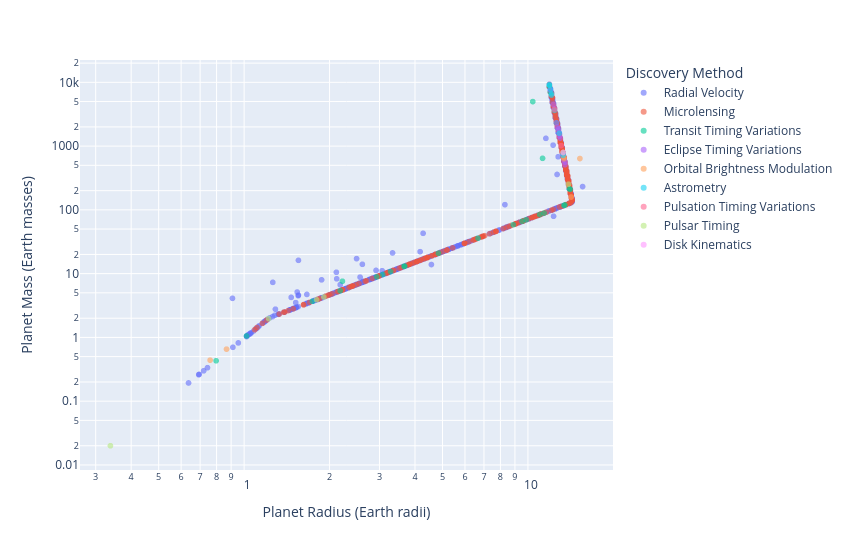

The notebook cell this image was saved under:
### Code cell
df_non_transit_imaging = df_mr[
    ~df_mr["discoverymethod"].isin( ["Transit","Imaging"])
].copy()
fig = px.scatter(
    df_non_transit_imaging.dropna(subset=["pl_rade", "pl_bmasse"]),
    x="pl_rade",
    y="pl_bmasse",
    color="discoverymethod",
    log_x=True,
    log_y=True,
    hover_name="pl_name",
    opacity=0.6,
    labels={
        "pl_rade": "Planet Radius (Earth radii)",
        "pl_bmasse": "Planet Mass (Earth masses)",
        "discoverymethod": "Discovery Method"
    },
   
)
fig.update_layout(
    width=850,
    height=550,
    legend_title="Discovery Method"
)

fig.write_image("../figures/mass_vs_radius_filtered.pdf")
fig.show()

### Figure 1 — Plotly figure (JSON) as saved in the notebook; plotly's stock layout.template omitted (floating-point values rounded to 4 significant figures; data arrays with more than 128 entries replaced by an {"elided": "..."} marker saying what was removed)
{"data": [{"hovertemplate": "<b>%{hovertext}</b><br><br>Discovery Method=Radial Velocity<br>Planet Radius (Earth radii)=%{x}<br>Planet Mass (Earth masses)=%{y}<extra></extra>", "hovertext": {"elided": "1168 str values"}, "legendgroup": "Radial Velocity", "marker": {"color": "#636efa", "opacity": 0.6, "symbol": "circle"}, "mode": "markers", "name": "Radial Velocity", "showlegend": true, "type": "scattergl", "x": {"elided": "1168 float values"}, "xaxis": "x", "y": {"elided": "1168 float values"}, "yaxis": "y"}, {"hovertemplate": "<b>%{hovertext}</b><br><br>Discovery Method=Microlensing<br>Planet Radius (Earth radii)=%{x}<br>Planet Mass (Earth masses)=%{y}<extra></extra>", "hovertext": {"elided": "294 str values"}, "legendgroup": "Microlensing", "marker": {"color": "#EF553B", "opacity": 0.6, "symbol": "circle"}, "mode": "markers", "name": "Microlensing", "showlegend": true, "type": "scattergl", "x": {"elided": "294 float values"}, "xaxis": "x", "y": {"elided": "294 float values"}, "yaxis": "y"}, {"hovertemplate": "<b>%{hovertext}</b><br><br>Discovery Method=Transit Timing Variations<br>Planet Radius (Earth radii)=%{x}<br>Planet Mass (Earth masses)=%{y}<extra></extra>", "hovertext": ["Kepler-46 c", "TOI-4504 d", "KOI-319 c", "Kepler-448 c", "KOI-884 e", "TOI-201 c", "Kepler-138 e", "TOI-1266 d", "Kepler-82 f", "Kepler-419 c", "Kepler-19 c", "Kepler-411 e", "Kepler-51 e", "TOI-2202 c", "TOI-199 c", "KOI-984 c", "TOI-1408 c", "TOI-4562 c", "TOI-2015 c", "Kepler-725 c", "KOI-134 c", "Kepler-139 f", "TOI-5624 f", "AU Mic d", "KOI-142 c", "Kepler-539 c", "TOI-1232 c", "Kepler-1513 c"], "legendgroup": "Transit Timing Variations", "marker": {"color": "#00cc96", "opacity": 0.6, "symbol": "circle"}, "mode": "markers", "name": "Transit Timing Variations", "showlegend": true, "type": "scattergl", "x": [13.5, 11.26, 11.9, 12.0, 9.54, 10.4, 0.797, 1.74, 4.84, 12.6, 3.68, 3.28, 2.18, 13.4, 11.4, 14.1, 2.22, 12.8, 2.93, 3.08, 9.86, 6.67, 3.66, 1.02, 14.0, 13.3, 8.88, 11.0], "xaxis": "x", "y": [119.5, 643.0, 8804.0, 6992.0, 66.05, 4990.0, 0.43, 3.68, 20.9, 2320.0, 13.1, 10.8, 5.4, 117.3, 88.99, 209.8, 7.6, 1834.0, 8.91, 9.7, 69.92, 36.0, 13.0, 1.053, 214.1, 762.8, 58.48, 84.54], "yaxis": "y"}, {"hovertemplate": "<b>%{hovertext}</b><br><br>Discovery Method=Eclipse Timing Variations<br>Planet Radius (Earth radii)=%{x}<br>Planet Mass (Earth masses)=%{y}<extra></extra>", "hovertext": ["HU Aqr AB b", "DP Leo b", "RR Cae b", "NSVS 14256825 b", "Kepler-1660 AB b", "NN Ser d", "NY Vir b", "NY Vir c", "Kepler-451 c", "2MASS J19383260+4603591 b", "NN Ser c", "Kepler-451 d", "DE CVn b", "HU Aqr AB c", "MXB 1658-298 b"], "legendgroup": "Eclipse Timing Variations", "marker": {"color": "#ab63fa", "opacity": 0.6, "symbol": "circle"}, "mode": "markers", "name": "Eclipse Timing Variations", "showlegend": true, "type": "scattergl", "x": [12.8, 12.7, 13.0, 12.3, 12.9, 13.3, 13.3, 12.8, 13.5, 13.4, 12.6, 13.5, 12.4, 12.9, 12.0], "xaxis": "x", "y": [1875.0, 1996.0, 1335.0, 4497.0, 1587.0, 724.6, 731.0, 1761.0, 511.7, 603.9, 2330.0, 559.4, 3823.0, 1430.0, 7533.0], "yaxis": "y"}, {"hovertemplate": "<b>%{hovertext}</b><br><br>Discovery Method=Orbital Brightness Modulation<br>Planet Radius (Earth radii)=%{x}<br>Planet Mass (Earth masses)=%{y}<extra></extra>", "hovertext": ["KOI-55 b", "KOI-55 c", "KIC 10068024 b", "KIC 5479689 b", "KIC 8121913 b", "Kepler-76 b"], "legendgroup": "Orbital Brightness Modulation", "marker": {"color": "#FFA15A", "opacity": 0.6, "symbol": "circle"}, "mode": "markers", "name": "Orbital Brightness Modulation", "showlegend": true, "type": "scattergl", "x": [0.759, 0.867, 13.4, 14.2, 13.4, 15.24], "xaxis": "x", "y": [0.44, 0.655, 635.7, 158.9, 667.4, 638.8], "yaxis": "y"}, {"hovertemplate": "<b>%{hovertext}</b><br><br>Discovery Method=Astrometry<br>Planet Radius (Earth radii)=%{x}<br>Planet Mass (Earth masses)=%{y}<extra></extra>", "hovertext": ["DENIS-P J082303.1-491201 b", "Gaia-4 b", "HIP 105707 b", "TYC 4998-437-1 b", "HIP 66074 b", "GJ 896 A b", "Gaia-5 b", "HD 128717 b"], "legendgroup": "Astrometry", "marker": {"color": "#19d3f3", "opacity": 0.6, "symbol": "circle"}, "mode": "markers", "name": "Astrometry", "showlegend": true, "type": "scattergl", "x": [11.9, 12.4, 12.0, 11.9, 12.9, 13.3, 12.1, 12.1], "xaxis": "x", "y": [9058.0, 3626.0, 7803.0, 9157.0, 1589.0, 718.3, 6633.0, 6293.0], "yaxis": "y"}, {"hovertemplate": "<b>%{hovertext}</b><br><br>Discovery Method=Pulsation Timing Variations<br>Planet Radius (Earth radii)=%{x}<br>Planet Mass (Earth masses)=%{y}<extra></extra>", "hovertext": ["V0391 Peg b", "KIC 7917485 b"], "legendgroup": "Pulsation Timing Variations", "marker": {"color": "#FF6692", "opacity": 0.6, "symbol": "circle"}, "mode": "markers", "name": "Pulsation Timing Variations", "showlegend": true, "type": "scattergl", "x": [13.1, 12.4], "xaxis": "x", "y": [1017.0, 3750.0], "yaxis": "y"}, {"hovertemplate": "<b>%{hovertext}</b><br><br>Discovery Method=Pulsar Timing<br>Planet Radius (Earth radii)=%{x}<br>Planet Mass (Earth masses)=%{y}<extra></extra>", "hovertext": ["PSR B1257+12 d", "PSR B1257+12 b", "PSR B1257+12 c", "PSR B1620-26 b", "PSR J2322-2650 b", "PSR B0329+54 b"], "legendgroup": "Pulsar Timing", "marker": {"color": "#B6E880", "opacity": 0.6, "symbol": "circle"}, "mode": "markers", "name": "Pulsar Timing", "showlegend": true, "type": "scattergl", "x": [1.8, 0.338, 1.91, 13.3, 13.9, 1.22], "xaxis": "x", "y": [3.9, 0.02, 4.3, 794.6, 252.6, 1.97], "yaxis": "y"}, {"hovertemplate": "<b>%{hovertext}</b><br><br>Discovery Method=Disk Kinematics<br>Planet Radius (Earth radii)=%{x}<br>Planet Mass (Earth masses)=%{y}<extra></extra>", "hovertext": ["HD 97048 b"], "legendgroup": "Disk Kinematics", "marker": {"color": "#FF97FF", "opacity": 0.6, "symbol": "circle"}, "mode": "markers", "name": "Disk Kinematics", "showlegend": true, "type": "scattergl", "x": [13.3], "xaxis": "x", "y": [794.6], "yaxis": "y"}], "layout": {"height": 550, "legend": {"title": {"text": "Discovery Method"}, "tracegroupgap": 0}, "margin": {"t": 60}, "width": 850, "xaxis": {"anchor": "y", "domain": [0, 1], "title": {"text": "Planet Radius (Earth radii)"}, "type": "log"}, "yaxis": {"anchor": "x", "domain": [0, 1], "title": {"text": "Planet Mass (Earth masses)"}, "type": "log"}}}
